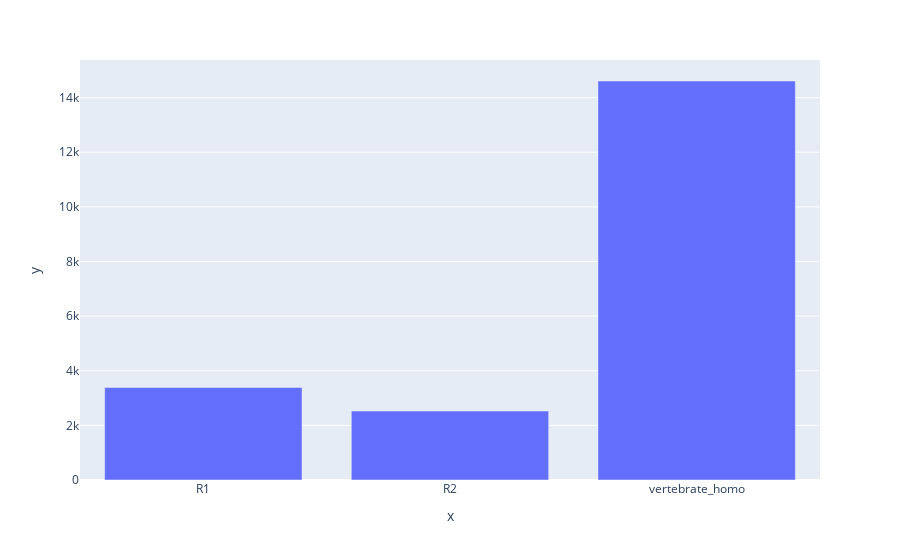

Source (notebook cell):
### Code cell
import plotly.express as px
from plotly.subplots import make_subplots
x=['R1','R2','vertebrate_homo']
y=[3389,2524,14609]
fig=px.bar(x=x,y=y)
fig.show()
fig.write_image('H:/002.singcell/01.liver/10.mutileSpecies/05.SAMap/017. HVGs/R1+R2+homo.pdf')

### Figure 1 — Plotly figure (JSON) as saved in the notebook; plotly's stock layout.template omitted (floating-point values rounded to 4 significant figures)
{"data": [{"alignmentgroup": "True", "hovertemplate": "x=%{x}<br>y=%{y}<extra></extra>", "legendgroup": "", "marker": {"color": "#636efa", "pattern": {"shape": ""}}, "name": "", "offsetgroup": "", "orientation": "v", "showlegend": false, "textposition": "auto", "type": "bar", "x": ["R1", "R2", "vertebrate_homo"], "xaxis": "x", "y": [3389, 2524, 14609], "yaxis": "y"}], "layout": {"barmode": "relative", "legend": {"tracegroupgap": 0}, "margin": {"t": 60}, "xaxis": {"anchor": "y", "domain": [0, 1], "title": {"text": "x"}}, "yaxis": {"anchor": "x", "domain": [0, 1], "title": {"text": "y"}}}}
